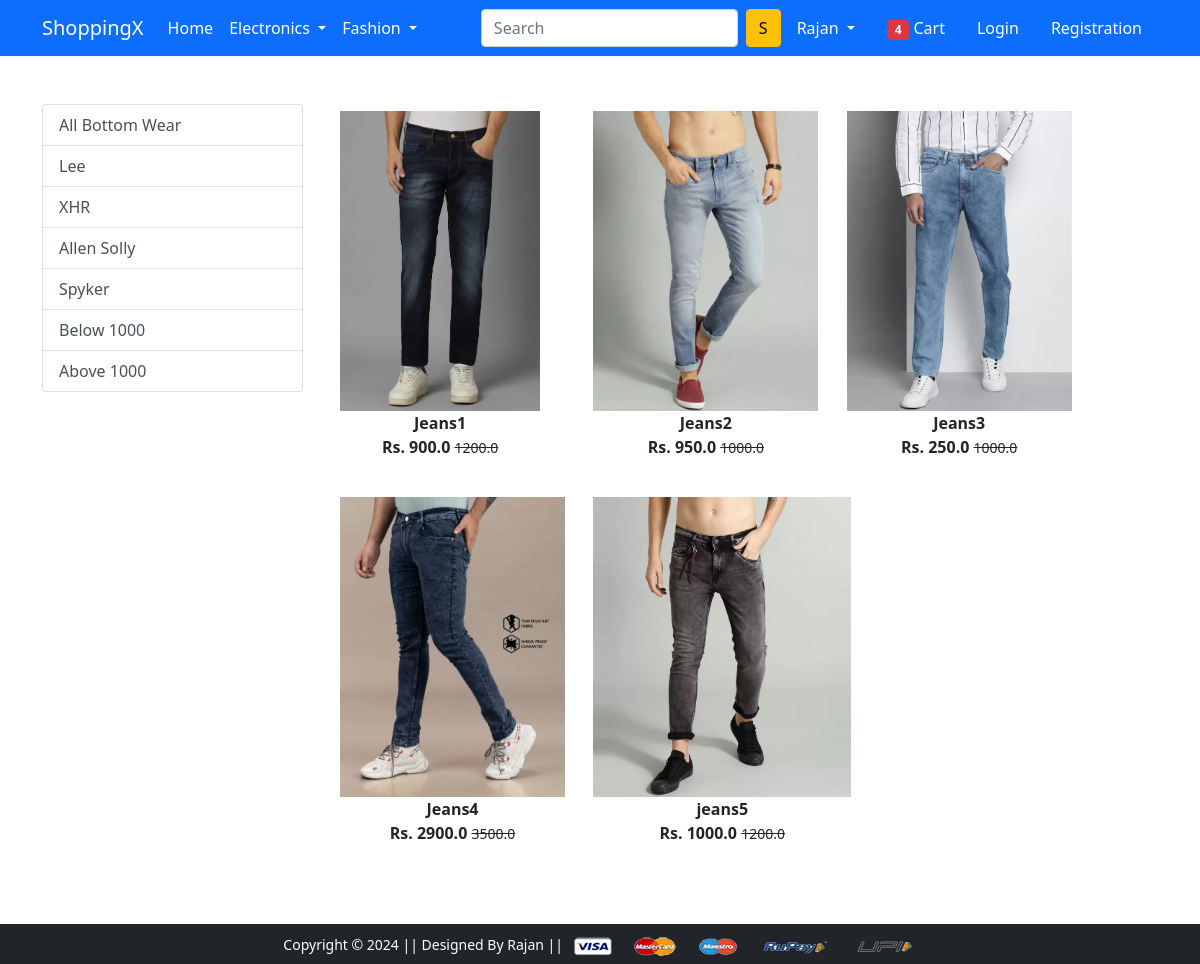
The app's page /bottomwear/, older data.
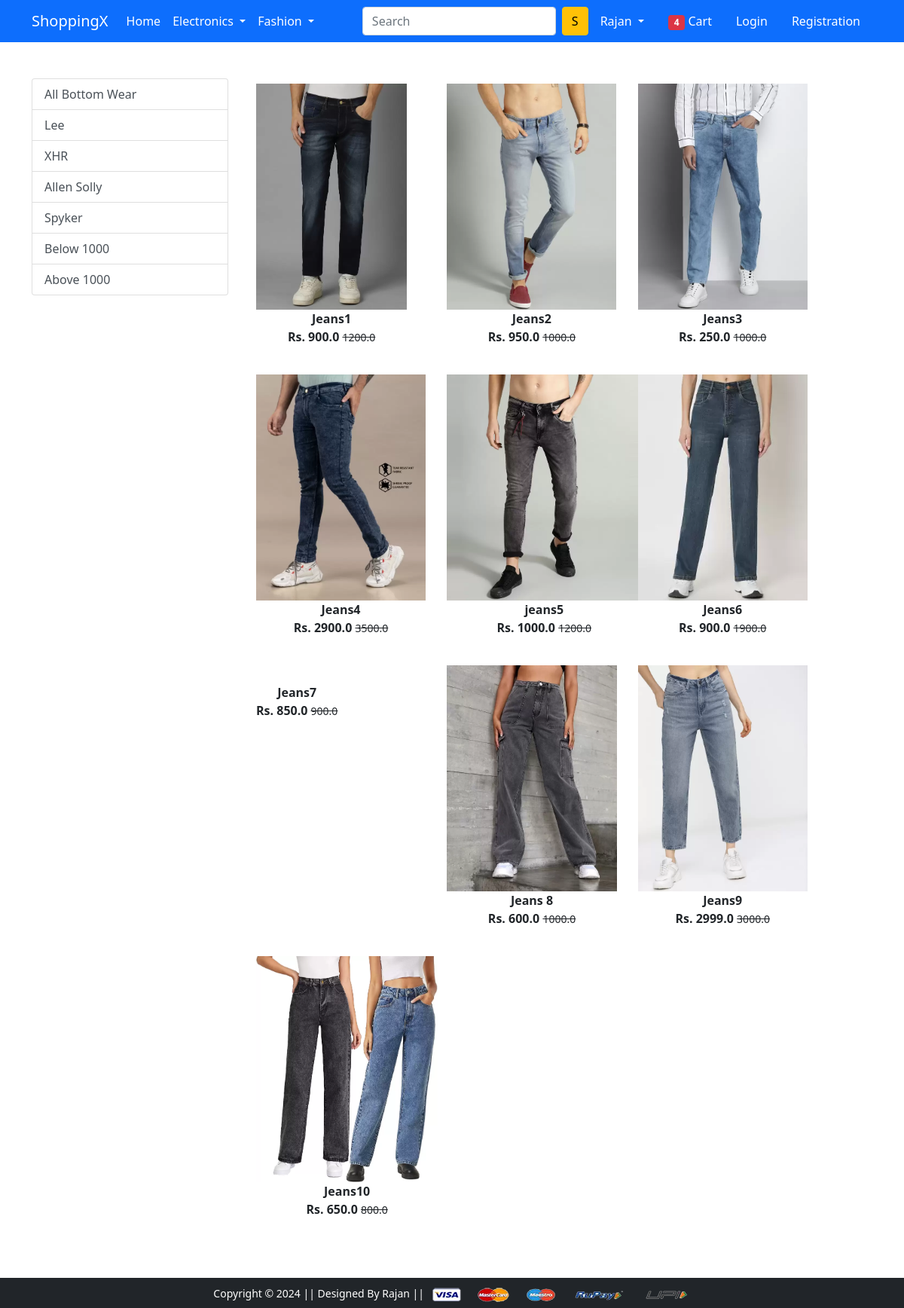
The same page, newer data.
### app/models.py (models this page shows, shortened)
class Product(models.Model):
    title = models.CharField(max_length = 100)
    selling_price = models.FloatField()
    discounted_price = models.FloatField()
    description = models.TextField()
    brand = models.CharField(max_length = 100)
    category = models.CharField(choices = CATEGORY_CHOICE, max_length = 2)
    product_image = models.ImageField(upload_to='productimg')

### app/views.py (the view)
# urls.py: path('bottomwear/', views.bottomwear, name='bottomwear'),
def bottomwear(request, data=None):
    if data is None:
        bottomwears = Product.objects.filter(category="BW")
    elif data in ["Lee", "XHR", "Allen", "Spyker"]:
        bottomwears = Product.objects.filter(category="BW", brand=data)
    elif data == "below":
        bottomwears = Product.objects.filter(category="BW", discounted_price__lt=1000)
    elif data == "above":
        bottomwears = Product.objects.filter(category="BW", discounted_price__gt=1000)
    else:
        bottomwears = Product.objects.none()
    return render(request, "app/bottomwear.html", {"bottomwears": bottomwears})

### app/templates/app/bottomwear.html (shortened to what this page needs)
{% extends 'app/base.html' %}
{% load static %}
{% block main-content %}
<div class="container my-5">
    <div class="row">
        <div class="col-sm-3">
            <div class="list-group">
                <a href="{% url 'bottomwear' %}" class="list-group-item list-group-item-action" aria-current="true">All Bottom Wear</a>
                <a href="{% url 'bottomweardata' 'Lee' %}" class="list-group-item list-group-item-action" aria-current="true">Lee</a>
                <a href="{% url 'bottomweardata' 'XHR' %}" class="list-group-item list-group-item-action" aria-current="true">XHR</a>
                <a href="{% url 'bottomweardata' 'Allen' %}" class="list-group-item list-group-item-action" aria-current="true">Allen Solly</a>
                <a href="{% url 'bottomweardata' 'Spyker' %}" class="list-group-item list-group-item-action" aria-current="true">Spyker</a>
                <a href="{% url 'bottomweardata' 'below' %}" class="list-group-item list-group-item-action" aria-current="true">Below 1000</a>
                <a href="{% url 'bottomweardata' 'above' %}" class="list-group-item list-group-item-action" aria-current="true">Above 1000</a>
            </div>
        </div>
        <div class="col-sm-8">
            <div class="row">
                {% for product in bottomwears %}
                <div class="col-sm-4 text-centre mb-4">
                    <a href="{% url 'product-detail' product.id %}" class="btn">
                        <div class="item">
                            <img src="{{product.product_image.url}}" alt="" height="300" class="">
                            <div class="fw-bold">{{product.title}}</div>
                            <div class="fw-bold">Rs. {{product.discounted_price}}
                                <small class="fw-light text-decoration-line-through">{{product.selling_price}}</small>
                            </div>
                        </div>
                    </a>
                </div>
                {% endfor %}
            </div>
        </div>
    </div>
</div>
{% endblock main-content %}

Row changes from the older to the newer data that the page shows:
added Product: product_image (picture), title "Jeans6", discounted_price "900.0", selling_price "1900.0"
added Product: title "Jeans7", discounted_price "850.0", selling_price "900.0"
added Product: product_image (picture), title "Jeans 8", discounted_price "600.0", selling_price "1000.0"
added Product: product_image (picture), title "Jeans9", discounted_price "2999.0", selling_price "3000.0"
added Product: product_image (picture), title "Jeans10", discounted_price "650.0", selling_price "800.0"
